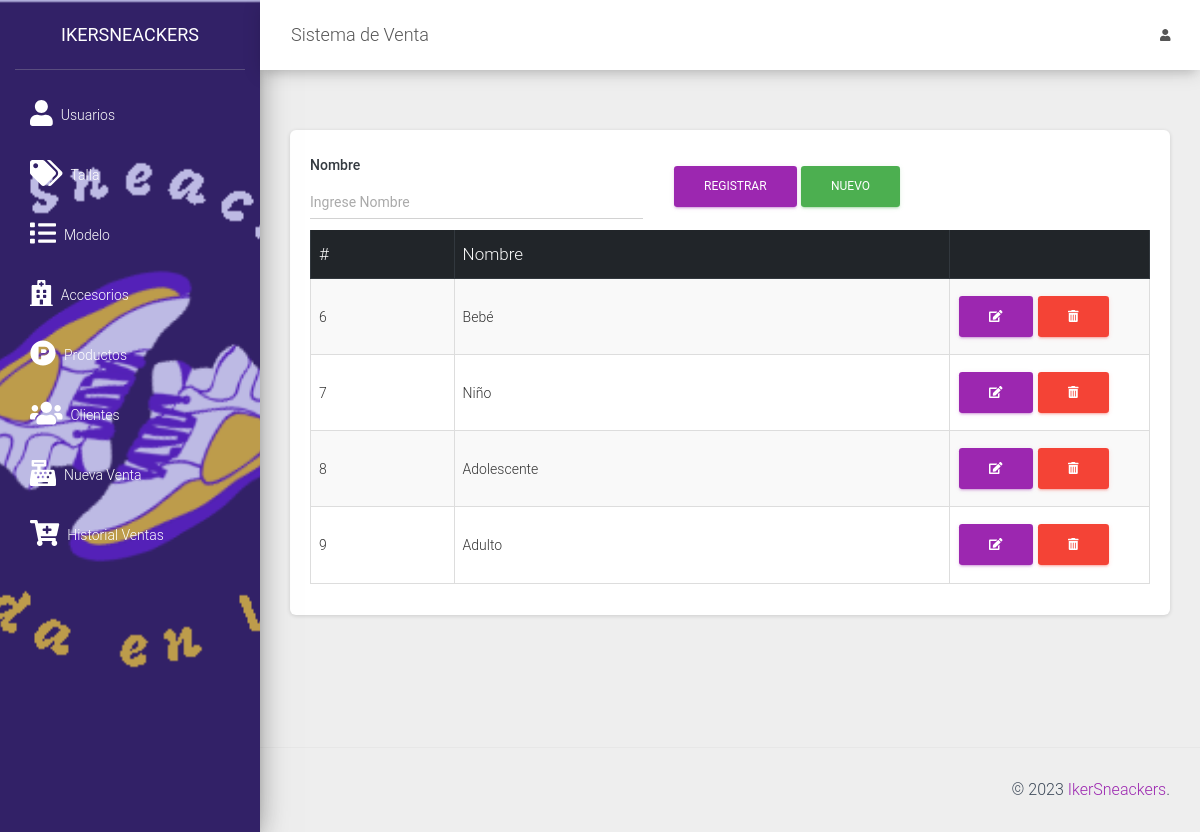
/src/categoria.php (signed in), run on the app's committed database.
### tables this page shows
CREATE TABLE `categorias` (
  `id` int(11) NOT NULL,
  `talla` varchar(50) NOT NULL
);

### src/categoria.php (the view, shortened to what this page needs)
<?php
include_once "includes/header.php";
?>
<div class="card">
    <div class="card-body">
        <div class="row">
            <div class="col-md-12">
                <form action="" method="post" autocomplete="off" id="formulario">
                    <div class="row">
                        <div class="col-md-5">
                            <div class="form-group">
                                <label for="nombre" class="text-dark font-weight-bold">Nombre</label>
                                <input type="text" placeholder="Ingrese Nombre" name="nombre" id="nombre" class="form-control">
                            </div>
                        </div>
                        <div class="col-md-4 mt-3">
                            <input type="submit" value="Registrar" class="btn btn-primary" id="btnAccion">
                            <input type="button" value="Nuevo" class="btn btn-success" id="btnNuevo" onclick="limpiar()">
                        </div>
                    </div>
                </form>
            </div>
            <div class="col-md-12">
                <div class="table-responsive">
                    <table class="table table-striped table-bordered" id="tbl">
                        <thead class="thead-dark">
                            <tr>
                                <th>#</th>
                                <th>Nombre</th>
                                <th></th>
                            </tr>
                        </thead>
                        <tbody>
                            <?php
                            include "../conexion.php";
                            $query = mysqli_query($conexion, "SELECT * FROM categorias");
                            $result = mysqli_num_rows($query);
                            if ($result > 0) {
                                while ($data = mysqli_fetch_assoc($query)) { ?>
                                    <tr>
                                        <td><?php echo $data['id']; ?></td>
                                        <td><?php echo $data['talla']; ?></td>
                                        <td style="width: 200px;">
                                            <a href="#" onclick="editarTipo(<?php echo $data['id']; ?>)" class="btn btn-primary"><i class='fas fa-edit'></i></a>
                                            <form action="eliminar_categoria.php?id=<?php echo $data['id']; ?>" method="post" class="confirmar d-inline">
                                                <button class="btn btn-danger" type="submit"><i class='fas fa-trash-alt'></i> </button>
                                            </form>
                                        </td>
                                    </tr>
                            <?php }
                            } ?>
                        </tbody>
                    </table>
                </div>
            </div>
        </div>
    </div>
</div>
<?php include_once "includes/footer.php"; ?>

### data on the page
categorias: id "6", talla "Bebé"
categorias: id "7", talla "Niño"
categorias: id "8", talla "Adolescente"
categorias: id "9", talla "Adulto"
